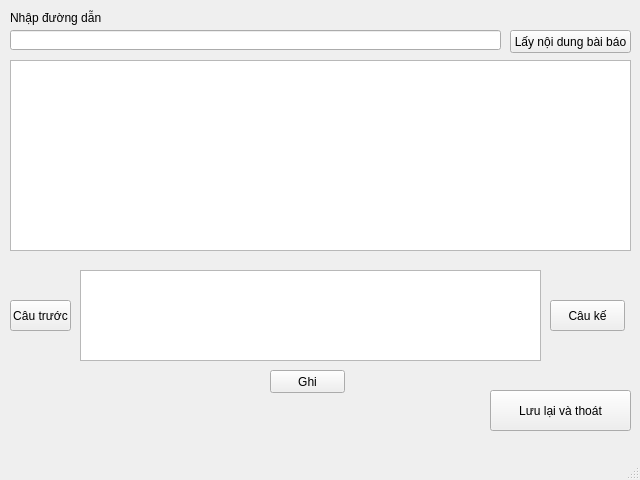
<?xml version="1.0" encoding="UTF-8"?>
<ui version="4.0">
 <class>MainWindow</class>
 <widget class="QMainWindow" name="MainWindow">
  <property name="geometry">
   <rect>
    <x>0</x>
    <y>0</y>
    <width>640</width>
    <height>480</height>
   </rect>
  </property>
  <property name="windowTitle">
   <string>MainWindow</string>
  </property>
  <widget class="QWidget" name="centralwidget">
   <widget class="QTextBrowser" name="contentBrowser">
    <property name="geometry">
     <rect>
      <x>10</x>
      <y>60</y>
      <width>621</width>
      <height>191</height>
     </rect>
    </property>
   </widget>
   <widget class="QLineEdit" name="urlInput">
    <property name="geometry">
     <rect>
      <x>10</x>
      <y>30</y>
      <width>491</width>
      <height>20</height>
     </rect>
    </property>
   </widget>
   <widget class="QLabel" name="label">
    <property name="geometry">
     <rect>
      <x>10</x>
      <y>10</y>
      <width>91</width>
      <height>16</height>
     </rect>
    </property>
    <property name="text">
     <string>Nhập đường dẫn</string>
    </property>
   </widget>
   <widget class="QPushButton" name="getContentButton">
    <property name="geometry">
     <rect>
      <x>510</x>
      <y>30</y>
      <width>121</width>
      <height>23</height>
     </rect>
    </property>
    <property name="text">
     <string>Lấy nội dung bài báo</string>
    </property>
   </widget>
   <widget class="QPushButton" name="goNextButton">
    <property name="geometry">
     <rect>
      <x>550</x>
      <y>300</y>
      <width>75</width>
      <height>31</height>
     </rect>
    </property>
    <property name="text">
     <string>Câu kế</string>
    </property>
   </widget>
   <widget class="QTextBrowser" name="currentSentenceBrowser">
    <property name="geometry">
     <rect>
      <x>80</x>
      <y>270</y>
      <width>461</width>
      <height>91</height>
     </rect>
    </property>
   </widget>
   <widget class="QPushButton" name="goPrevButton">
    <property name="geometry">
     <rect>
      <x>10</x>
      <y>300</y>
      <width>61</width>
      <height>31</height>
     </rect>
    </property>
    <property name="text">
     <string>Câu trước</string>
    </property>
   </widget>
   <widget class="QPushButton" name="recordButton">
    <property name="geometry">
     <rect>
      <x>270</x>
      <y>370</y>
      <width>75</width>
      <height>23</height>
     </rect>
    </property>
    <property name="text">
     <string>Ghi</string>
    </property>
   </widget>
   <widget class="QPushButton" name="saveAndQuitButton">
    <property name="geometry">
     <rect>
      <x>490</x>
      <y>390</y>
      <width>141</width>
      <height>41</height>
     </rect>
    </property>
    <property name="text">
     <string>Lưu lại và thoát</string>
    </property>
   </widget>
  </widget>
  <widget class="QMenuBar" name="menubar">
   <property name="geometry">
    <rect>
     <x>0</x>
     <y>0</y>
     <width>640</width>
     <height>21</height>
    </rect>
   </property>
  </widget>
  <widget class="QStatusBar" name="statusbar"/>
 </widget>
 <resources/>
 <connections/>
</ui>
